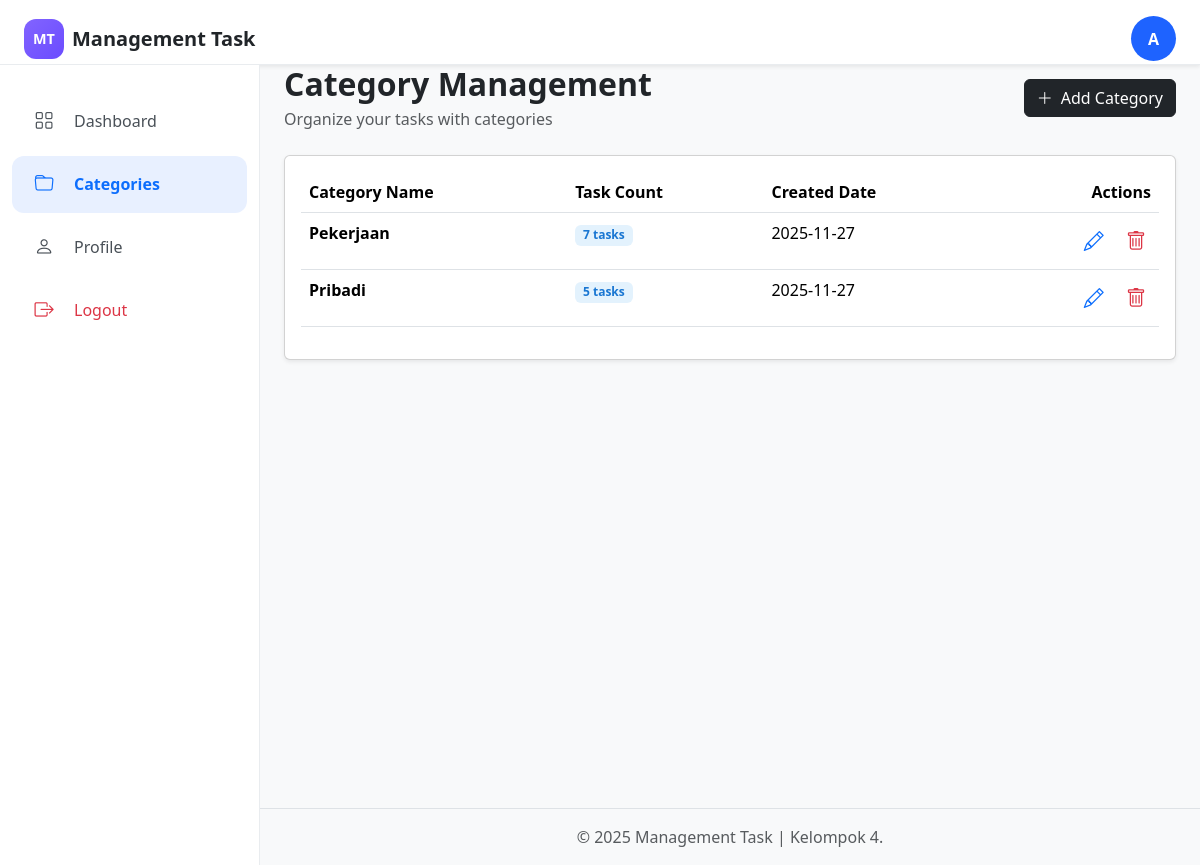
/categories.php (signed in), run on the app's committed database.
### tables this page shows
CREATE TABLE `users` (
  `id` bigint UNSIGNED NOT NULL,
  `name` varchar(255) NOT NULL,
  `phone_number` varchar(20) NOT NULL,
  `password` varchar(255) NOT NULL,
  `is_wa_notification_active` tinyint(1) DEFAULT '1',
  `created_at` timestamp NULL DEFAULT NULL,
  `updated_at` timestamp NULL DEFAULT NULL
);

CREATE TABLE `categories` (
  `id` bigint UNSIGNED NOT NULL,
  `user_id` bigint UNSIGNED NOT NULL,
  `name` varchar(255) NOT NULL,
  `created_at` timestamp NULL DEFAULT NULL,
  `updated_at` timestamp NULL DEFAULT NULL
);

### categories.php (the view, shortened to what this page needs)
<?php
require_once "config/database.php";
$user_id = 1;
$query = $pdo->prepare("SELECT * FROM categories WHERE user_id = ? ORDER BY created_at DESC");
$query->execute([$user_id]);
$categories = $query->fetchAll(PDO::FETCH_ASSOC);
$category_task_counts = [];
foreach ($categories as $category) {
    $count_query = $pdo->prepare("SELECT COUNT(*) as count FROM tasks WHERE category_id = ?");
    $count_query->execute([$category['id']]);
    $result = $count_query->fetch(PDO::FETCH_ASSOC);
    $category_task_counts[$category['id']] = $result['count'];
}
include "layout/header.php";
include "layout/sidebar.php";
?>
<link rel="stylesheet" href="assets/css/categories.css">
<div class="container-fluid categories-page-wrapper">
    <div class="d-flex justify-content-between align-items-center mb-4">
        <div>
            <h2 class="fw-bold mb-1">Category Management</h2>
            <p class="text-muted mb-0">Organize your tasks with categories</p>
        </div>
        <button type="button" class="btn btn-dark" data-bs-toggle="modal" data-bs-target="#categoryModal" onclick="openAddModal()">
            <i class="bi bi-plus-lg me-2"></i>Add Category
        </button>
    </div>
    <div class="card shadow-sm">
        <div class="card-body">
            <?php if (empty($categories)): ?>
                <div class="text-center py-5">
                    <i class="bi bi-folder-x display-4 text-muted"></i>
                    <p class="text-muted mt-3">No categories yet. Add your first category!</p>
                </div>
            <?php else: ?>
                <div class="table-responsive">
                    <table class="table table-hover">
                        <thead>
                            <tr>
                                <th>Category Name</th>
                                <th>Task Count</th>
                                <th>Created Date</th>
                                <th class="text-end">Actions</th>
                            </tr>
                        </thead>
                        <tbody>
                            <?php foreach ($categories as $category): ?>
                                <tr>
                                    <td>
                                        <strong><?php echo htmlspecialchars($category['name']); ?></strong>
                                    </td>
                                    <td>
                                        <span class="badge" style="background-color: #e3f2fd; color: #1976d2;">
                                            <?php echo $category_task_counts[$category['id']] ?? 0; ?> tasks
                                        </span>
                                    </td>
                                    <td>
                                        <?php
                                        $date = new DateTime($category['created_at']);
                                        echo $date->format('Y-m-d');
                                        ?>
                                    </td>
                                    <td class="text-end">
                                        <button type="button" class="btn btn-sm btn-link text-primary p-1 me-2"
                                                onclick="openEditModal(<?php echo $category['id']; ?>, '<?php echo htmlspecialchars($category['name'], ENT_QUOTES); ?>')"
                                                title="Edit">
                                            <i class="bi bi-pencil fs-5"></i>
                                        </button>
                                        <button type="button" class="btn btn-sm btn-link text-danger p-1"
                                                onclick="confirmDelete(<?php echo $category['id']; ?>, '<?php echo htmlspecialchars($category['name'], ENT_QUOTES); ?>')"
                                                title="Delete">
                                            <i class="bi bi-trash fs-5"></i>
                                        </button>
                                    </td>
                                </tr>
                            <?php endforeach; ?>
                        </tbody>
                    </table>
                </div>
            <?php endif; ?>
        </div>
    </div>
</div>
<?php
include "layout/footer.php";
?>

### layout/sidebar.php (shortened to what this page needs)
<?php
global $pdo;
$user_id = $_SESSION['user_id'] ?? null;
$user = ['name' => 'User'];
if ($user_id && isset($pdo)) {
    try {
        $stmt = $pdo->prepare("SELECT name FROM users WHERE id = ?");
        $stmt->execute([$user_id]);
        $data = $stmt->fetch(PDO::FETCH_ASSOC);
        if ($data) {
            $user = $data;
        }
    } catch (PDOException $e) {
    }
}
if (!function_exists('getInitials')) {
    function getInitials($name) {
        $words = explode(' ', trim($name));
        $initials = '';
        foreach ($words as $w) {
            if (strlen($w) > 0) {
                $initials .= strtoupper($w[0]);
            }
        }
        return substr($initials, 0, 2);
    }
}
?>
<header class="top-app-bar bg-white shadow-sm">
    <div class="d-flex justify-content-between align-items-center py-3 px-4">
        <div class="d-flex align-items-center gap-2">
            <div class="logo-mt-bar">MT</div>
            <span class="fw-semibold fs-5 text-dark d-none d-md-inline">Management Task</span>
        </div>
        <div class="avatar-initials" title="<?= htmlspecialchars($user['name']) ?>">
            <?= getInitials($user['name']); ?>
        </div>
    </div>
</header>
<div class="d-flex" id="wrapper">
    <div id="sidebar-wrapper">
        <nav class="sidebar-nav">
            <div class="sidebar-links">
                <a href="dashboard.php"
                    class="sidebar-link <?= basename($_SERVER['SCRIPT_NAME']) == 'index.php' || basename($_SERVER['SCRIPT_NAME']) == 'dashboard.php' ? 'active-sidebar-link' : '' ?>">
                    <i class="bi bi-grid me-2"></i> Dashboard
                </a>
                <a href="categories.php"
                    class="sidebar-link <?= basename($_SERVER['SCRIPT_NAME']) == 'categories.php' ? 'active-sidebar-link' : '' ?>">
                    <i class="bi bi-folder me-2"></i> Categories
                </a>
                <a href="profile.php"
                    class="sidebar-link <?= basename($_SERVER['SCRIPT_NAME']) == 'profile.php' ? 'active-sidebar-link' : '' ?>">
                    <i class="bi bi-person me-2"></i> Profile
                </a>
                <a href="process/auth_login.php?action=logout" class="sidebar-link text-danger" onclick="return confirm('Yakin ingin keluar?');">
                    <i class="bi bi-box-arrow-right me-2 text-danger"></i> Logout
                </a>
            </div>
        </nav>
    </div>
    <div id="page-content-wrapper">
        <main class="p-4">

### assets/css/style.css (style rules this page uses)
html, body { height: 100%; background-color: #f8f9fa; margin: 0; }
#page-content-wrapper { display: flex; flex-direction: column; min-height: 100vh; }
main { flex: 1; }
.top-app-bar { background-color: #ffffff; height: 65px; border-bottom: 1px solid #e9ecef; }
.logo-mt-bar { width: 40px; height: 40px; border-radius: 12px; background: linear-gradient(135deg, #8264ff, #6b4cff); color: white; display: flex; justify-content: center; align-items: center; font-weight: 600; font-size: 0.9rem; }
.avatar-initials { background-color: #1e63ff; color: white; width: 45px; height: 45px; border-radius: 50%; display: flex; justify-content: center; align-items: center; font-weight: bold; font-size: 1rem; }
#sidebar-wrapper { width: 260px; min-height: 100vh; background: #ffffff; border-right: 1px solid #e9ecef; padding: 18px 0; }
.sidebar-links { margin-top: 10px; }
.sidebar-link { display: flex; align-items: center; gap: 12px; padding: 14px 22px; margin: 6px 12px; border-radius: 12px; color: #495057; font-size: 1rem; font-weight: 500; text-decoration: none; transition: all 0.2s ease; }
.sidebar-link i { font-size: 1.2rem; width: 20px; text-align: center; }
.sidebar-link.active-sidebar-link { background-color: #e8f0ff; color: #0d6efd; font-weight: 600; }
.sidebar-link.text-danger { color: #dc3545 !important; }

### assets/css/categories.css (style rules this page uses)
#wrapper { width: 100% !important; max-width: 100% !important; }
#page-content-wrapper { width: 100% !important; flex: 1 !important; max-width: 100% !important; }
#page-content-wrapper main { padding: 0 !important; width: 100% !important; }
.categories-page-wrapper { width: 100% !important; max-width: 100% !important; padding-left: 1.5rem !important; padding-right: 1.5rem !important; margin-left: 0 !important; margin-right: 0 !important; }

### data on the page
users: name "A"
categories: name "Pekerjaan", id "7", created_at "2025-11-27"
categories: name "Pribadi", id "5", created_at "2025-11-27"
